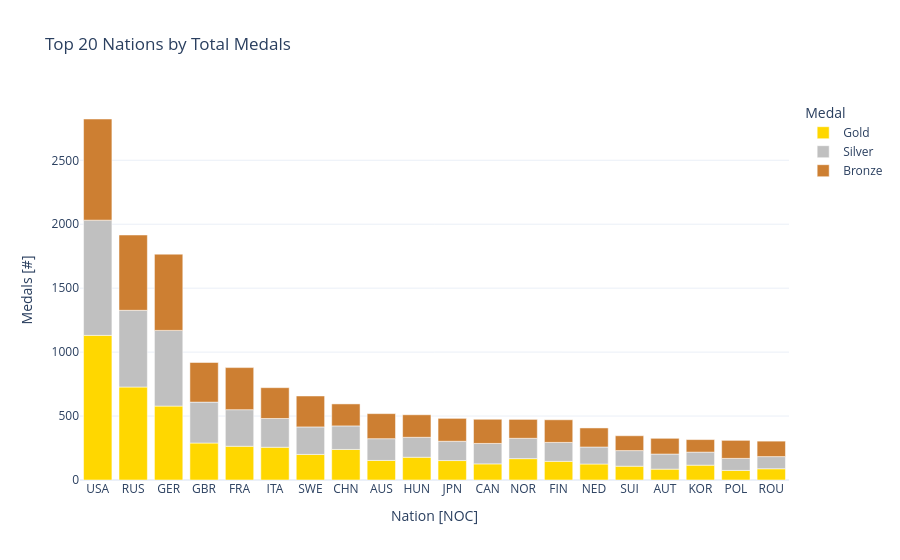

The notebook cell saved with this chart:
### Code cell
# drop na values
medals = df[df["Medal"].notna()]

# since we have a record for each participation,
# team games register the same medal multiple times,
# boosting the actual count for that medal.
medals = medals.drop_duplicates(
    subset=["NOC", "Games", "Event", "Medal"]
)

# for each NOC count each Medal type and flatmap that using reset_index
# (long format)
top_noc = (medals.groupby(["NOC", "Medal"])
                 .size()
                 .reset_index(name="count"))
# count NOC occs (auto desc order) and take first 20 (just NOCs)
top20 = medals["NOC"].value_counts().head(20).index
top_noc = top_noc[top_noc["NOC"].isin(top20)]

fig1 = px.bar(
    top_noc,
    x="NOC",
    y="count",
    color="Medal",
    color_discrete_map={"Gold": "#FFD700", "Silver": "#C0C0C0", "Bronze": "#CD7F32"},
    category_orders={
      "Medal": ["Gold", "Silver", "Bronze"],
      "NOC": top20,
    },
    title="Top 20 Nations by Total Medals",
    labels={"count": "Medals [#]", "NOC": "Nation [NOC]"},
    template="plotly_white"
)
fig1.show()

### Figure 1 — Plotly figure (JSON) as saved in the notebook; plotly's stock layout.template omitted (floating-point values rounded to 4 significant figures)
{"data": [{"hovertemplate": "Medal=Gold<br>Nation [NOC]=%{x}<br>Medals [#]=%{y}<extra></extra>", "legendgroup": "Gold", "marker": {"color": "#FFD700", "pattern": {"shape": ""}}, "name": "Gold", "orientation": "v", "showlegend": true, "textposition": "auto", "type": "bar", "x": ["AUS", "AUT", "CAN", "CHN", "FIN", "FRA", "GBR", "GER", "HUN", "ITA", "JPN", "KOR", "NED", "NOR", "POL", "ROU", "RUS", "SUI", "SWE", "USA"], "xaxis": "x", "y": [153, 85, 126, 239, 146, 264, 289, 578, 178, 256, 152, 116, 125, 167, 75, 88, 727, 108, 200, 1131], "yaxis": "y"}, {"hovertemplate": "Medal=Silver<br>Nation [NOC]=%{x}<br>Medals [#]=%{y}<extra></extra>", "legendgroup": "Silver", "marker": {"color": "#C0C0C0", "pattern": {"shape": ""}}, "name": "Silver", "orientation": "v", "showlegend": true, "textposition": "auto", "type": "bar", "x": ["AUS", "AUT", "CAN", "CHN", "FIN", "FRA", "GBR", "GER", "HUN", "ITA", "JPN", "KOR", "NED", "NOR", "POL", "ROU", "RUS", "SUI", "SWE", "USA"], "xaxis": "x", "y": [170, 118, 160, 184, 148, 286, 320, 592, 156, 225, 151, 102, 133, 159, 94, 95, 600, 122, 215, 901], "yaxis": "y"}, {"hovertemplate": "Medal=Bronze<br>Nation [NOC]=%{x}<br>Medals [#]=%{y}<extra></extra>", "legendgroup": "Bronze", "marker": {"color": "#CD7F32", "pattern": {"shape": ""}}, "name": "Bronze", "orientation": "v", "showlegend": true, "textposition": "auto", "type": "bar", "x": ["AUS", "AUT", "CAN", "CHN", "FIN", "FRA", "GBR", "GER", "HUN", "ITA", "JPN", "KOR", "NED", "NOR", "POL", "ROU", "RUS", "SUI", "SWE", "USA"], "xaxis": "x", "y": [196, 123, 189, 172, 177, 329, 310, 596, 176, 241, 179, 98, 149, 148, 141, 121, 589, 116, 242, 791], "yaxis": "y"}], "layout": {"barmode": "relative", "legend": {"title": {"text": "Medal"}, "tracegroupgap": 0}, "title": {"text": "Top 20 Nations by Total Medals"}, "xaxis": {"anchor": "y", "categoryarray": ["USA", "RUS", "GER", "GBR", "FRA", "ITA", "SWE", "CHN", "AUS", "HUN", "JPN", "CAN", "NOR", "FIN", "NED", "SUI", "AUT", "KOR", "POL", "ROU"], "categoryorder": "array", "domain": [0, 1], "title": {"text": "Nation [NOC]"}}, "yaxis": {"anchor": "x", "domain": [0, 1], "title": {"text": "Medals [#]"}}}}
